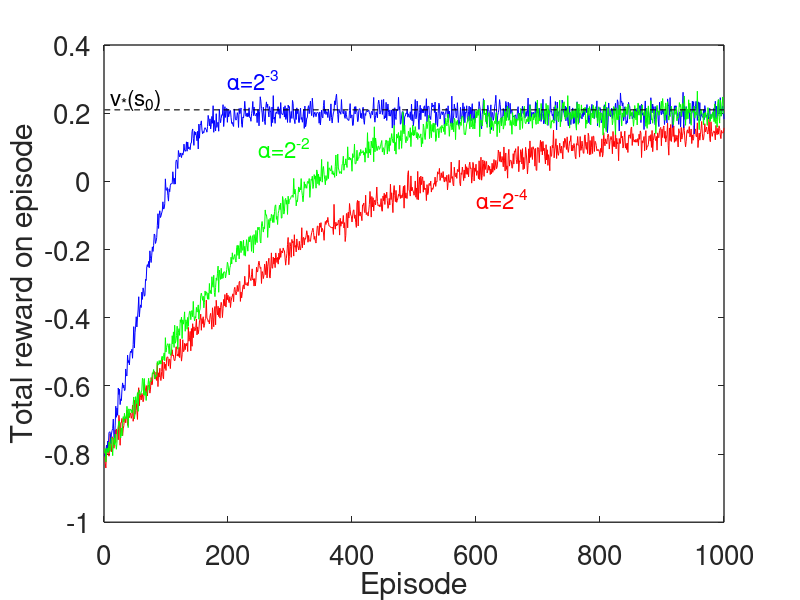

Source code (MATLAB):
t=1:1:1000;
N=length(t);
anor1=normrnd(0,0.02,[1,N]);
r1=0.2-exp(-.003*t)+anor1;
anor2=normrnd(0,0.02,[1,N]);
r2=0.2-exp(-.004*t-0.0001*t.^2)+anor2;
anor3=normrnd(0,0.02,[1,N]);
r3=0.2-exp(-.003*t-0.000005*t.^2)+anor3;
r4=0.21*ones(1,length(t));

plot(t,r1,'-r',t,r2,'-b',t,r3,'-g',t,r4,'--k','LineWidth',1)
xlabel('Episode');
ylabel('Total reward on episode');

xt = [200 600 250  10];
yt = [0.3 -.05 0.1 0.24];
str = {'\alpha=2^{-3}','\alpha=2^{-4}','\alpha=2^{-2}','v_{*}(s_{0})'};
text(xt(1),yt(1),str(1),'Color','blue','FontSize',16)
text(xt(2),yt(2),str(2),'Color','red','FontSize',16)
text(xt(3),yt(3),str(3),'Color','green','FontSize',16)
text(xt(4),yt(4),str(4),'Color','black','FontSize',16)





set(gcf, 'PaperPositionMode', 'manual');
set(gcf, 'PaperUnits', 'inches');
set(gcf, 'PaperPosition', [3 3 8 6]);
set(gcf, 'Alphamap',0.01);
set(gcf, 'Colormap', cool);
set(gcf,'Units', 'inches');
set(gcf,'Position',[2, 2, 6, 6]);
set(gcf,'OuterPosition',[1,1,7,7])
set(gcf,'Color','white')
set(gca,'LineWidth',1)
set(gca,'FontUnits','points')
set(gca,'FontSize',20);
set(gca,'Color','none');
set(gca,'Box','on');